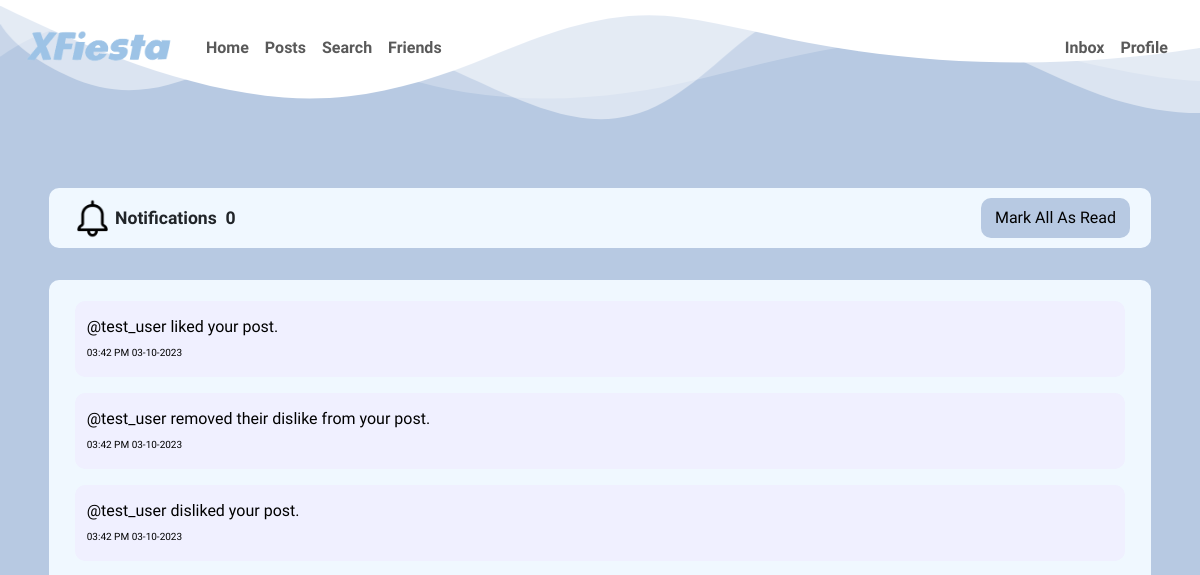
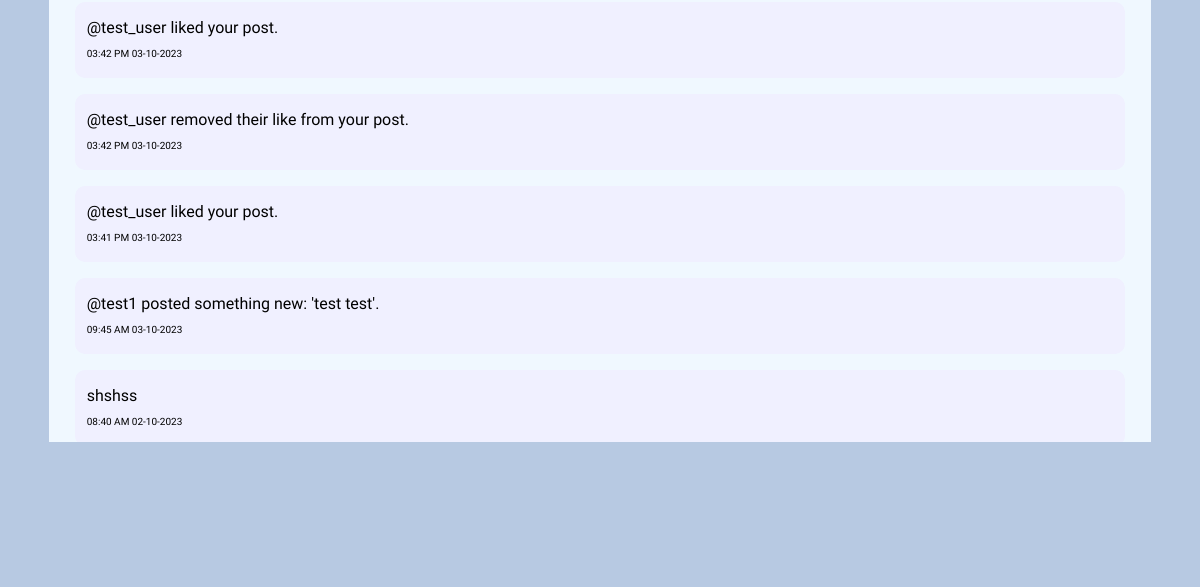
The page /notifications (signed in) on the database as committed earlier (2 pictures, top to bottom).
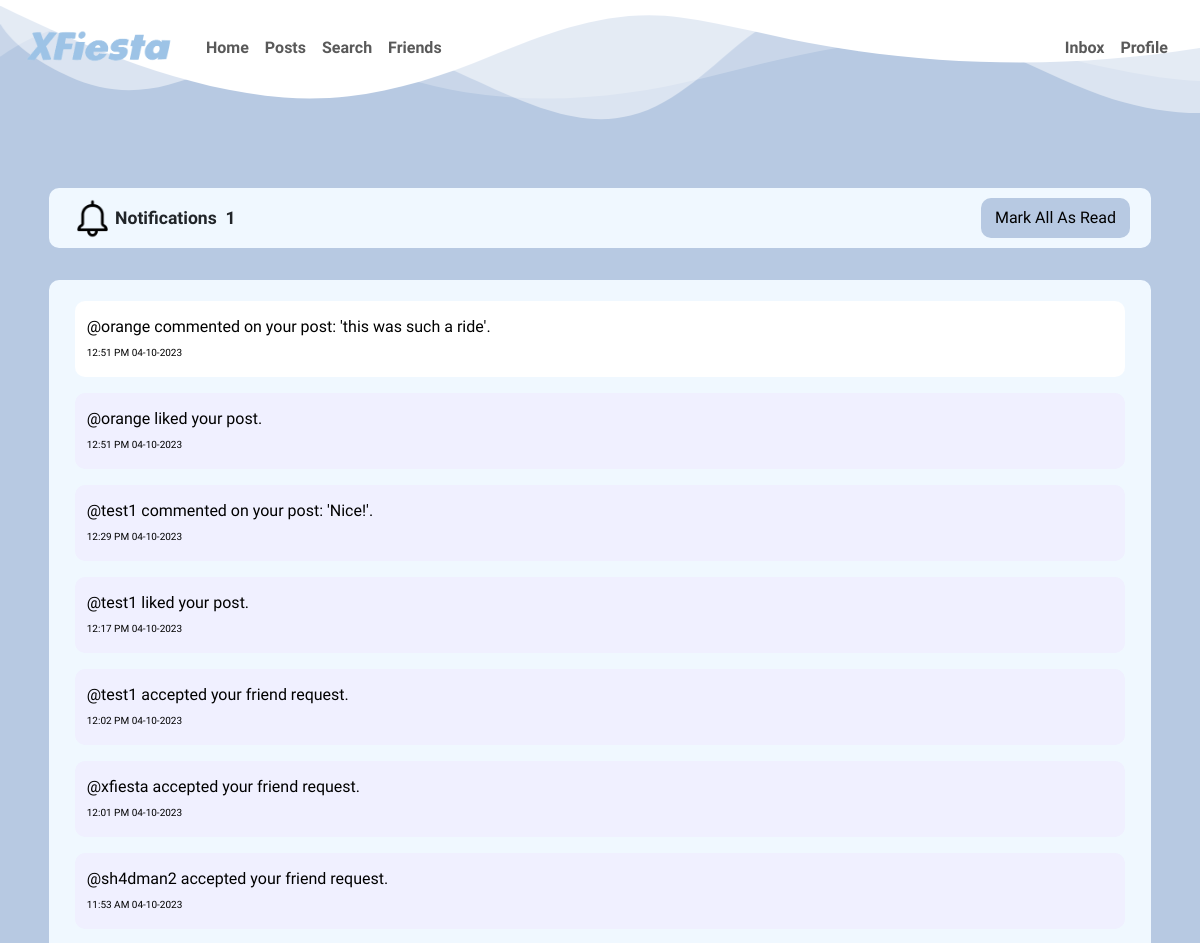
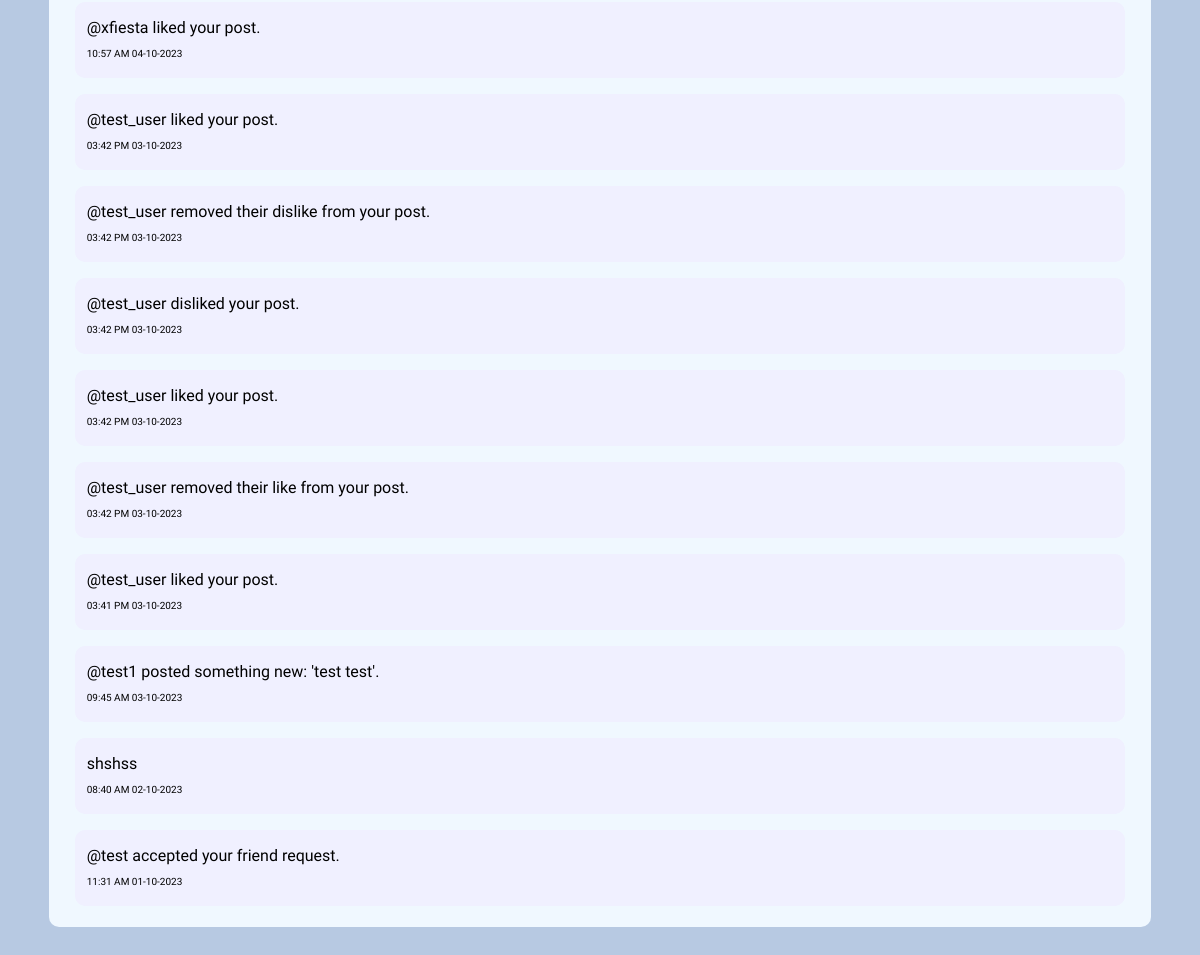
The same page on the database as committed later (2 pictures, top to bottom).
### tables this page shows
CREATE TABLE notifications (
    id INTEGER NOT NULL,
    user_id INTEGER NOT NULL,
    href TEXT NOT NULL,
    status TEXT NOT NULL CHECK(status IN ('read', 'unread')) DEFAULT 'unread',
    details TEXT NOT NULL,
    n_time TIMESTAMP NOT NULL DEFAULT CURRENT_TIMESTAMP,
    PRIMARY KEY(id),
    FOREIGN KEY(user_id) REFERENCES users(id)
);

### app.py (the view)
@app.route("/notifications")
@login_required
def notifications():
    notifications = db.execute("SELECT n.*, u.timezone_offset FROM notifications AS n JOIN users AS u ON n.user_id = u.id WHERE n.user_id = ? ORDER BY n.n_time DESC;", session["user_id"])
    unread = db.execute("SELECT COUNT(id) AS count FROM notifications WHERE status = 'unread' AND user_id = ?;", session["user_id"])
    for notification in notifications:
        local_time = datetime.strptime(notification["n_time"], "%Y-%m-%d %H:%M:%S") + timedelta(minutes=notification["timezone_offset"])
        notification["date"] = datetime.strftime(local_time, "%d-%m-%Y")
        notification["time"] = datetime.strftime(local_time, "%I:%M %p")
    return render_template("notifications.html", notifications=notifications, unread_notification_count = unread[0]["count"])

### app.py (called while the page is built)
@app.after_request
def after_request(response):
    response.headers["Cache-Control"] = "no-cache, no-store, must-revalidate"
    response.headers["Expires"] = 0
    response.headers["Pragma"] = "no-cache"
    return response

### helpers.py (called while the page is built)
def login_required(f):
    @wraps(f)
    def decorated_function(*args, **kwargs):
        if session.get("user_id") is None:
            return redirect("/welcome")
        return f(*args, **kwargs)
    return decorated_function

### templates/notifications.html (shortened to what this page needs)
{% extends "layout.html" %}
{% block optional_c %}
    <link rel="stylesheet" href="/static/styles/notifications.css">
{% endblock %}
{% block main %}
    <div class="container-main">
        <div class="bar">
            <div class="logo">
                <img src="/static/images/notifications.png" alt="notifications">
                <span class="logo-text">Notifications&nbsp;&nbsp;</span>
                <span id="unread_notification_count" class="logo-text">{{ unread_notification_count }}</span>
            </div>
            <div class="mark-all-as-read">
                <button class="btn btn-primary btn-prof" onclick="mark_all_as_read();">Mark All As Read</button>
            </div>
        </div>
        <div class="o-profile notifications">
            {% for notification in notifications %}
                <a style="width: 100%; text-decoration: none; color: inherit;" href="{{ notification['href'] }}" target="_blank">
                    <div id="{{ notification['id'] }}" class="notification {% if notification['status'] == 'unread' %} notification-unread {% endif %}" {% if notification["status"] == 'unread' %} onclick="mark_as_read({{ notification['id'] }});" {% endif %}>
                        <div>
                            <span class="details">{{ notification["details"] }}</span>
                            <br>
                            <span class="timestamp">{{ notification["time"] }} {{ notification["date"] }}</span>
                        </div>
                    </div>
                </a>
            {% endfor %}
        </div>
    </div>
{% endblock %}

### templates/layout.html (shortened to what this page needs)
<!DOCTYPE html>
<html lang="en">
    <head>
        <link rel="stylesheet" href="https://cdn.jsdelivr.net/npm/bootstrap@5.3.2/dist/css/bootstrap.min.css">
        <link href="/static/styles/styles.css" rel="stylesheet">
        {% block optional_c %}{% endblock %}
    </head>
    <body>
        <div class="wave-top">
        </div>
        <header>
            <nav class="bg-light navbar navbar-expand-md navbar-light">
                <div class="container-fluid">
                    <a class="navbar-brand" href="/"><img src="/static/images/xfiesta.png" alt="Logo" width="170px"></a>
                    <div class="collapse navbar-collapse ml-auto" id="navbar">
                        {% if session["user_id"] %}
                            <ul class="navbar-nav me-auto mt-2">
                                <li class="nav-item"><a class="nav-link" href="/">Home</a></li>
                                <li class="nav-item"><a class="nav-link" href="/posts">Posts</a></li>
                                <li class="nav-item"><a class="nav-link" href="/search">Search</a></li>
                                <li class="nav-item"><a class="nav-link" href="/friends">Friends</a></li>
                            </ul>
                            <ul class="navbar-nav ms-auto mt-2">
                                <li class="nav-item"><a class="nav-link" href="/inbox">Inbox</a></li>
                                <li class="nav-item"><a class="nav-link" href="/profile">Profile</a></li>
                            </ul>
                        {% else %}
                            <ul class="navbar-nav ms-auto mt-2">
                                <li class="nav-item"><a class="nav-link" href="/login">Log In</a></li>
                                <li class="nav-item"><a class="nav-link" href="/register">Register</a></li>
                            </ul>
                        {% endif %}
                    </div>
                </div>
            </nav>
        </header>
        <div class="main">
            {% block main %}{% endblock %}
        </div>
    </body>
</html>

### static/styles/styles.css (style rules this page uses)
.navbar { background-color: transparent !important; border: none !important; padding-right: 12px !important; }
.navbar-brand img { -webkit-user-drag: none; user-select: none; }
.nav-link { position: relative; font-family: 'Work Sans', sans-serif; font-size: 16px; font-weight: 700; }
@media screen and (min-width: 768px) { .nav-link::before { content: ''; position: absolute; top: 80%; left: 10%; width: 0; height: 2px; background: black; transition: .3s; } }
body { max-width: 100%; overflow-x: hidden; background-color: #b7c9e2; font-family: 'Work Sans', sans-serif; }
.main { font-weight: 400; }
.btn, .btn-primary { background-color: white !important; color: blue; border: 2px solid transparent !important; border-radius: 10px; transition: all 0.5s; }
.container-main { text-align: center; padding: 20px; margin-top: 10vh; }
.wave-top { position: absolute; top: 0; left: 0; width: 100%; overflow: hidden; line-height: 0; z-index: -1; }
.wave-top svg { position: relative; display: block; width: calc(114% + 1.3px); height: 130px; transform: rotateY(180deg); }
.o-profile { margin: 5rem auto; width: 95%; background-color: aliceblue; border: 5px solid transparent; border-radius: 10px; display: flex; flex-direction: column; align-items: center; }
.btn-prof { background-color: #b7c9e2 !important; margin-top: 5px; margin-bottom: 5px; color: black !important; }

### static/styles/notifications.css (style rules this page uses)
.bar { background-color: aliceblue; border: 5px solid transparent; border-radius: 10px; width: 95%; margin-left: auto; margin-right: auto; display: flex; justify-content: center; align-items: center; }
.logo { width: 50% !important; display: flex; justify-content: left; width: 30%; margin-left: 1rem; }
.logo img { width: 45px; -webkit-user-drag: none; user-select: none; pointer-events: none; }
.logo-text { font-size: 1.1rem; font-weight: 700; margin-top: auto; margin-bottom: auto; }
.mark-all-as-read { width: 50%; display: flex; justify-content: right; padding-right: 1rem; }
.mark-all-as-read button { display: flex; justify-content: center; align-items: center; }
.notifications { margin-top: 2rem !important; padding: 1rem 10px; display: flex; flex-direction: column; gap: 1rem; text-align: left; }
.notification { width: 98%; margin-left: auto; margin-right: auto; border: 2px solid transparent; border-radius: 10px; color: black; background-color: #f0f0ff; display: flex; justify-content: left; align-items: center; padding: 12px 10px; }
.notification-unread { background-color: white; }
.timestamp { font-size: 10px; }

Rows that differ between the two databases and show on the page:
added notifications: details "@orange commented on your post: 'this was such a ride'.", time "12:51 PM", date "04-10-2023", status "unread" (drawn)
added notifications: details "@orange liked your post.", time "12:51 PM", date "04-10-2023"
added notifications: details "@test1 commented on your post: 'Nice!'.", time "12:29 PM", date "04-10-2023"
added notifications: details "@test1 liked your post.", time "12:17 PM", date "04-10-2023"
added notifications: details "@test1 accepted your friend request.", time "12:02 PM", date "04-10-2023"
added notifications: details "@xfiesta accepted your friend request.", time "12:01 PM", date "04-10-2023"
added notifications: details "@sh4dman2 accepted your friend request.", time "11:53 AM", date "04-10-2023"
added notifications: details "@xfiesta liked your post.", time "10:57 AM", date "04-10-2023"
now on this page (row unchanged): notifications: details "@test accepted your friend request.", time "11:31 AM", date "01-10-2023"
Other text that changed with them:
{{ unread_notification_count }}: "0" → "1"
